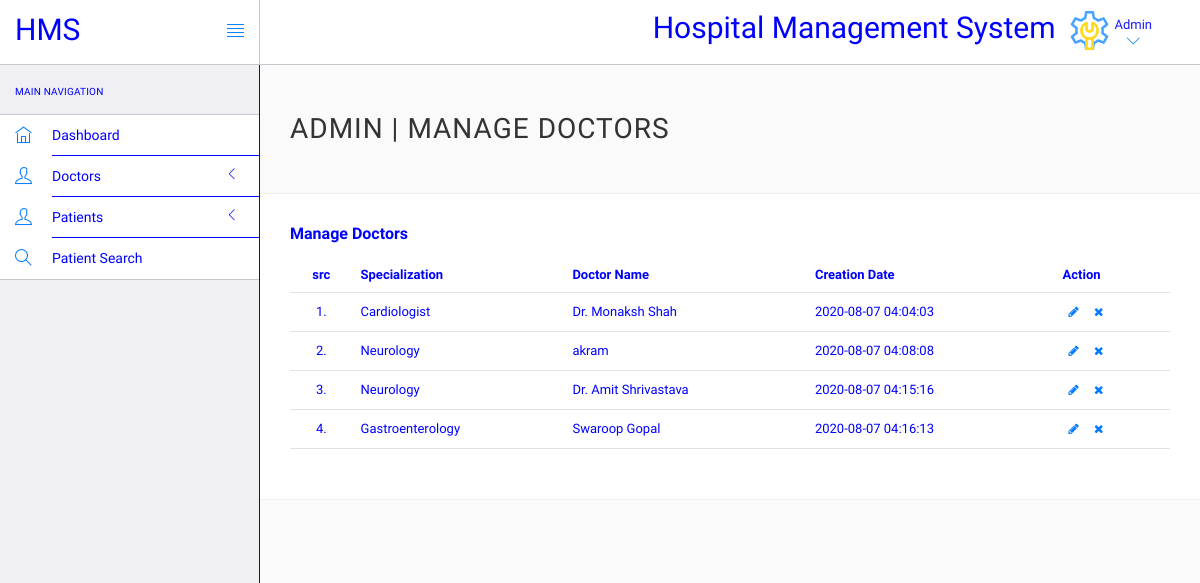
/Project/login/admin/manage-doctors.php (signed in), run on an earlier commit of the app's database.
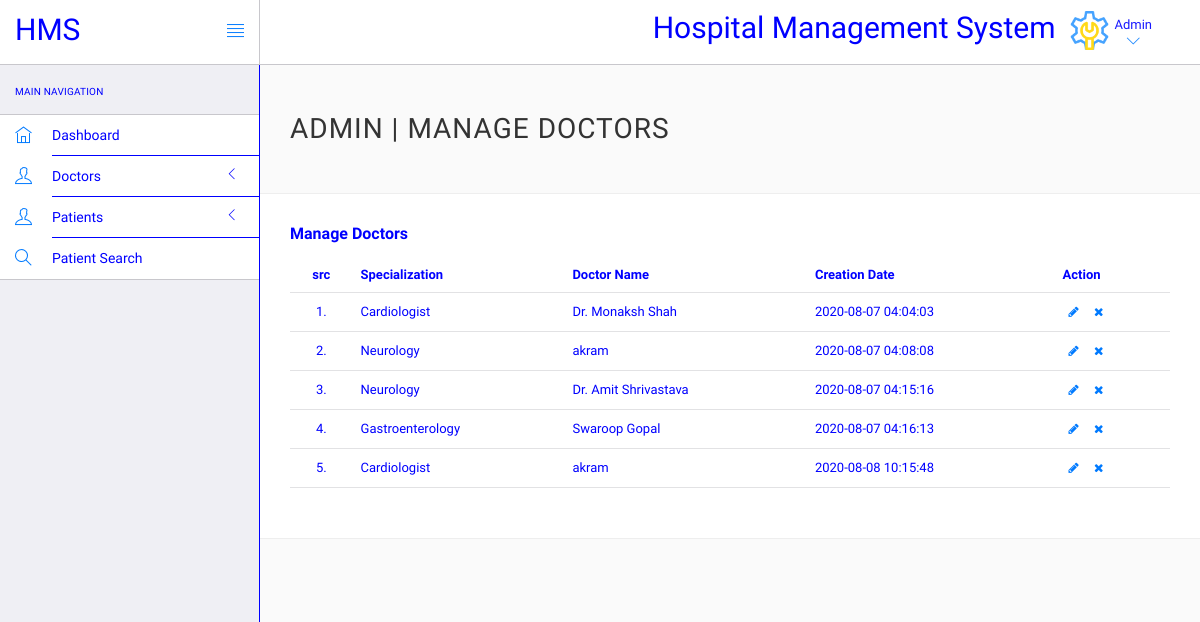
And on a later commit of the database.
### tables this page shows
CREATE TABLE `doctors` (
  `id` int(10) NOT NULL,
  `specilization` varchar(20) DEFAULT NULL,
  `doctorName` varchar(20) DEFAULT NULL,
  `address` longtext DEFAULT NULL,
  `docFees` varchar(20) DEFAULT NULL,
  `contactno` bigint(11) DEFAULT NULL,
  `docEmail` varchar(25) DEFAULT NULL,
  `password` varchar(50) DEFAULT NULL,
  `creationDate` timestamp NULL DEFAULT current_timestamp(),
  `updationDate` timestamp NULL DEFAULT NULL ON UPDATE current_timestamp()
);

### Project/login/admin/manage-doctors.php (the view, shortened to what this page needs)
<?php
include('include/config.php');
?>
<!DOCTYPE html>
<html lang="en">
	<head>
		<link rel="stylesheet" href="vendor/bootstrap/css/bootstrap.min.css">
		<link rel="stylesheet" href="vendor/fontawesome/css/font-awesome.min.css">
		<link rel="stylesheet" href="vendor/themify-icons/themify-icons.min.css">
		<link rel="stylesheet" href="assets/css/styles.css">
		<link rel="stylesheet" href="assets/css/plugins.css">
		<link rel="stylesheet" href="assets/css/themes/theme-1.css" id="skin_color" />
	</head>
	<body>
		<div id="app">
			<div class="sidebar app-aside" id="sidebar">
				<div class="sidebar-container perfect-scrollbar">
<nav>
						<div class="navbar-title">
							<span>Main Navigation</span>
						</div>
						<ul class="main-navigation-menu">
							<li>
								<a href="dashboard.php">
									<div class="item-content">
										<div class="item-media">
											<i class="ti-home"></i>
										</div>
										<div class="item-inner">
											<span class="title"> Dashboard </span>
										</div>
									</div>
								</a>
							</li>
							<li>
								<a href="javascript:void(0)">
									<div class="item-content">
										<div class="item-media">
											<i class="ti-user"></i>
										</div>
										<div class="item-inner">
											<span class="title"> Doctors </span><i class="icon-arrow"></i>
										</div>
									</div>
								</a>
								</li>
								<li><a href="javascript:void(0)">
									<div class="item-content">
										<div class="item-media">
											<i class="ti-user"></i>
										</div>
										<div class="item-inner">
											<span class="title"> Patients </span><i class="icon-arrow"></i>
										</div>
									</div>
								</a>
								</li>
								<li>
								<a href="patient-search.php">
									<div class="item-content">
										<div class="item-media">
											<i class="ti-search"></i>
										</div>
										<div class="item-inner">
											<span class="title"> Patient Search </span>
										</div>
									</div>
								</a>
							</li>
						</ul>
					</nav>
					</div>
			</div>
			<div class="app-content">
<header class="navbar navbar-default navbar-static-top">
					<div class="navbar-header">
						<a class="navbar-brand" href="#">
							<h2 style="padding-top:20%;font-family:Numans;">HMS</h2>
						</a>
						<a href="#" class="sidebar-toggler pull-right visible-md visible-lg" data-toggle-class="app-sidebar-closed" data-toggle-target="#app">
							<i class="ti-align-justify"></i>
						</a>
					</div>
					<div class="navbar-collapse collapse">
						<ul class="nav navbar-right">
								<li  style="padding-top:2%;font-family:Numans; ">
								<h2>Hospital Management System</h2>
							</li>
							<li class="dropdown current-user">
								<a href class="dropdown-toggle" data-toggle="dropdown">
									<img src="assets/images/admin.png" >
									<span class="username">Admin<i class="ti-angle-down"></i></i></span>
								</a>
							</li>
						</ul>
					</div>
				</header>
				<div class="main-content" >
					<div class="wrap-content container" id="container">
						<section id="page-title">
							<div class="row">
								<div class="col-sm-8">
									<h1 class="mainTitle">Admin | Manage Doctors</h1>
																	</div>
							</div>
						</section>
						<div class="container-fluid container-fullw bg-white">
									<div class="row">
								<div class="col-md-12">
									<h5 class="over-title margin-bottom-15"> <span class="text-bold">Manage Doctors</span></h5>
									<table class="table table-hover" id="sample-table-1">
										<thead>
											<tr>
												<th class="center">src</th>
												<th>Specialization</th>
												<th class="hidden-xs">Doctor Name</th>
												<th>Creation Date </th>
												<th>Action</th>
											</tr>
										</thead>
										<tbody>
<?php
$sql=mysqli_query($con,"select * from doctors");
$cnt=1;
while($row=mysqli_fetch_array($sql))
{
?>
											<tr>
												<td class="center"><?php echo $cnt;?>.</td>
												<td class="hidden-xs"><?php echo $row['specilization'];?></td>
												<td><?php echo $row['doctorName'];?></td>
												<td><?php echo $row['creationDate'];?>
												</td>
												<td >
												<div class="visible-md visible-lg hidden-sm hidden-xs">
							<a href="edit-doctor.php?id=<?php echo $row['id'];?>" class="btn btn-transparent btn-xs" tooltip-placement="top" tooltip="Edit"><i class="fa fa-pencil"></i></a>
	<a href="manage-doctors.php?id=<?php echo $row['id']?>&del=delete" onClick="return confirm('Are you sure you want to delete?')"class="btn btn-transparent btn-xs tooltips" tooltip-placement="top" tooltip="Remove"><i class="fa fa-times fa fa-white"></i></a>
												</div>
											</td>
											</tr>
<?php
$cnt=$cnt+1;
}?>
										</tbody>
									</table>
								</div>
							</div>
								</div>
							</div>
						</div>
					</div>
			</div>
			</body>
</html>

### Project/login/admin/assets/css/plugins.css (style rules this page uses)
* { margin: 0px; padding: 0px; box-sizing: border-box; font-family:Numans; }
.perfect-scrollbar { overflow-y: hidden !important; }

### Project/login/admin/assets/css/themes/theme-1.css (style rules this page uses)
body { background: #FAFAFA; }
header .navbar-header { background: #ffffff !important; border-right-color: #c8c7cc !important; border-bottom-color: #c8c7cc !important; }
header .navbar-header .sidebar-toggler, header .navbar-header .sidebar-mobile-toggler { color: #007aff !important; }
header .navbar-header .navbar-brand { color: blue !important; }
header .navbar-collapse { background: #ffffff !important; border-bottom-color: #c8c7cc !important; box-shadow: none !important; }
header .navbar-collapse .navbar-right > li > a { color: blue; }
header .navbar-collapse .navbar-right > li > a i { color: #007aff !important; }
#sidebar { background: #EFEFF4 !important; }
#sidebar:before { border-right-width: "1px" !important; border-right-style: solid; border-right-color: #c8c7cc !important; }
#sidebar nav { border-right-width: "1px" !important; border-right-style: solid; border-right-color:blue !important; }
#sidebar nav .navbar-title { color:blue; }
#sidebar nav > ul { background: #ffffff !important; border-bottom-color: #c8c7cc !important; border-top-color: #c8c7cc !important; }
#sidebar nav > ul > li > a .item-media > i { color: #007aff !important; }
#sidebar nav > ul > li > a .item-inner { color:blue!important; border-bottom-color:blue; }

What changed in the data, as far as the page shows it:
added doctors: specilization "Cardiologist", doctorName "akram", creationDate "2020-08-08 10:15:48"
